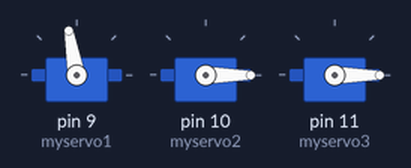
A sketch run on a simulated Arduino Uno, built with avr-gcc and run on an emulated ATmega328P. Parts: 3 × servo.

Above: at 0.1 s.
At 4.1 s:
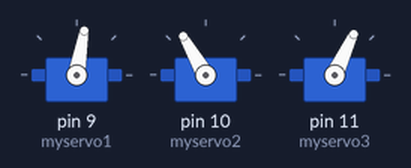
At 9.1 s:
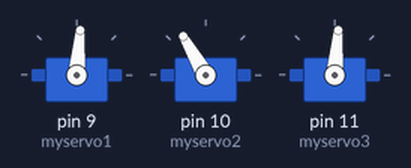
At 11.9 s:
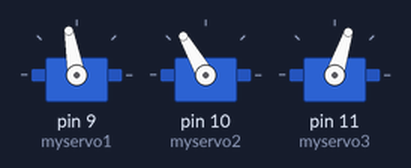
At 19.9 s:
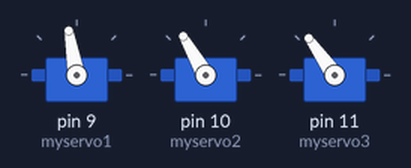
At 33.9 s:
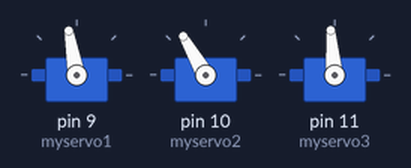
Timing chart, 0 to 40.0 s (numbered marks = the images above):
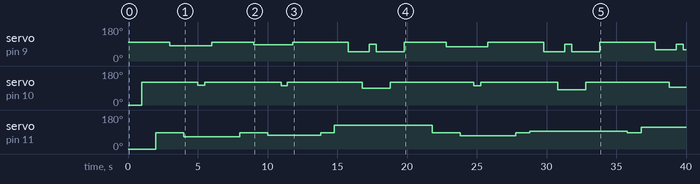

The sketch:

hurttypebot.ino
```cpp
#include <Servo.h>

Servo myservo1;
Servo myservo2;
Servo myservo3;// create servo object to control a servo
// twelve servo objects can be created on most boards

int pos = 0;    // variable to store the servo position

void setup() {
  myservo1.attach(9);
  myservo2.attach(10);
  myservo3.attach(11);// attaches the servo on pin 9 to the servo objecta
  myservo1.write(0);
  myservo2.write(0);
  myservo3.write(0);
  types();
  typee();
  typen();
  typed();
  space();
  typeh();
  typee();
  typel();
  typep();
  enter();
  typeq();
  typew();
  typeq();
  enter();
}


//


void loop() {

//    mysrvo.write(30);j
//    delay(1000);
//    myservo.write(120);
//    delay(1000);

}

void rest(){
    myservo1.write(100);
    delay(1000);
    myservo2.write(120);
    delay(1000);
    myservo3.write(85);
    delay(1000);
}

void typeq() {
    rest();
    myservo1.write(105);
    delay(1000);
    myservo3.write(57);
    delay(1000);
    myservo2.write(90);
    delay(200);
    myservo2.write(120);
    delay(200);

}

void typew() {
    rest();
    myservo1.write(90);
    delay(1000);
    myservo3.write(62);
    delay(1000);
    myservo2.write(100);
    delay(100);
    myservo2.write(120);
    delay(100);
}

void typee() {
    rest();
    myservo1.write(85);
    delay(1000);
    myservo3.write(72);
    delay(1000);
    myservo2.write(102);
    delay(400);
    myservo2.write(120);
    delay(400);
}

void typer() {
    rest();
    myservo1.write(85);
    delay(1000);
    myservo3.write(85);
    delay(1000);
    myservo2.write(100);
    delay(100);
    myservo2.write(120);
    delay(100);
}

void typet() {
    rest();
    myservo1.write(80);
    delay(1000);
    myservo3.write(95);
    delay(1000);
    myservo2.write(100);
    delay(100);
    myservo2.write(120);
    delay(100);
}

void typey() {
    rest();
    myservo1.write(80);
    delay(1000);
    myservo3.write(105);
    delay(1000);
    myservo2.write(100);
    delay(100);
    myservo2.write(120);
    delay(100);
}

void typeu() {
    rest();
    myservo1.write(80);
    delay(1000);
    myservo3.write(115);
    delay(1000);
    myservo2.write(100);
    delay(100);
    myservo2.write(120);
    delay(100);
}

void typei() {
    rest();
    myservo1.write(82);
    delay(1000);
    myservo3.write(127);
    delay(1000);
    myservo2.write(100);
    delay(100);
    myservo2.write(120);
    delay(100);
}

void typeo() {
    rest();
    myservo1.write(85);
    delay(1000);
    myservo3.write(135);
    delay(1000);
    myservo2.write(100);
    delay(100);
    myservo2.write(120);
    delay(100);
}


void typep() {
    rest();
    myservo1.write(86);
    delay(1000);
    myservo3.write(135);
    delay(1000);
    myservo2.write(105);
    delay(300);
    myservo2.write(120);
    delay(300);
}

void typea() {
    rest();
    myservo1.write(90);
    delay(1000);
    myservo3.write(55);
    delay(1000);
    myservo2.write(105);
    delay(100);
    myservo2.write(120);
    delay(100);
}

void types() {
    rest();
    myservo1.write(80);
    delay(1000);
    myservo3.write(65);
    delay(1000);
    myservo2.write(105);
    delay(500);
    myservo2.write(120);
    delay(500);
}

void typed() {
    rest();
    myservo1.write(75);
    delay(1000);
    myservo3.write(70);
    delay(1000);
    myservo2.write(102);
    delay(500);
    myservo2.write(120);
    delay(500);
}


void typef() {
//    rest();
//    myservo1.write(78);
//    delay(1000);
//    myservo3.write(85);
//    delay(1000);
//    myservo2.write(100);
//    delay(500);
//    myservo2.write(120);
//    delay(100);
    rest();
    myservo3.write(85);
    delay(1000);
    myservo1.write(60);
    delay(1000);
    myservo2.write(95);
    delay(500);
    myservo1.write(90);
    delay(500);
    myservo1.write(60);
    delay(1000);
    myservo2.write(120);
    delay(1000);
}


void typeg() {
//    rest();
//    myservo1.write(80);
//    delay(1000);
//    myservo3.write(100);
//    delay(1000);
//    myservo2.write(100);
//    delay(200);
//    myservo2.write(120);
//    delay(100);
    rest();
    myservo3.write(105);
    delay(1000);
    myservo1.write(60);
    delay(1000);
    myservo2.write(95);
    delay(500);
    myservo1.write(90);
    delay(500);
    myservo1.write(60);
    delay(1000);
    myservo2.write(120);
    delay(1000);
}

void typeh() {
//    rest();
//    myservo1.write(78);
//    delay(1000);
//    myservo3.write(113);
//    delay(1000);
//    myservo2.write(95);
//    delay(100);
//    myservo2.write(120);
//    delay(100);
    rest();
    myservo3.write(115);
    delay(1000);
    myservo1.write(60);
    delay(1000);
    myservo2.write(95);
    delay(500);
    myservo1.write(90);
    delay(500);
    myservo1.write(60);
    delay(1000);
    myservo2.write(120);
    delay(1000);
}

void typej() {
    rest();
    myservo1.write(78);
    delay(1000);
    myservo3.write(125);
    delay(1000);
    myservo2.write(95);
    delay(100);
    myservo2.write(140);
    delay(100);
    myservo1.write(78);
    delay(1000);
}

void typek() {
    rest();
    myservo1.write(80);
    delay(1000);
    myservo3.write(135);
    delay(1000);
    myservo2.write(98);
    delay(100);
    myservo2.write(140);
    delay(100);
    myservo1.write(78);
    delay(1000);
}


void typel() {
    rest();
    myservo1.write(73);
    delay(1000);
    myservo3.write(135);
    delay(1000);
    myservo2.write(95);
    delay(300);
    myservo2.write(140);
    delay(300);
    myservo1.write(78);
    delay(1000);
}
//

void typez() {
    rest();
    myservo1.write(85);
    delay(1000);
    myservo3.write(55);
    delay(1000);
    myservo2.write(98);
    delay(100);
    myservo2.write(140);
    delay(100);
    myservo1.write(78);
    delay(1000);
}

void typex() {
    rest();
    myservo3.write(70);
    delay(1000);
    myservo1.write(60);
    delay(1000);
    myservo2.write(95);
    delay(500);
    myservo1.write(90);
    delay(500);
    myservo1.write(60);
    delay(1000);
    myservo2.write(120);
    delay(1000);
}

void typec() {
    rest();
    myservo3.write(80);
    delay(1000);
    myservo1.write(50);
    delay(1000);
    myservo2.write(95);
    delay(500);
    myservo1.write(90);
    delay(500);
    myservo1.write(50);
    delay(1000);
    myservo2.write(120);
    delay(1000);
}

void typev() {
    rest();
    myservo3.write(95);
    delay(1000);
    myservo1.write(50);
    delay(1000);
    myservo2.write(90);
    delay(500);
    myservo1.write(90);
    delay(500);
    myservo1.write(50);
    delay(1000);
    myservo2.write(120);
    delay(1000);
}

void typeb() {
    rest();
    myservo3.write(115);
    delay(1000);
    myservo1.write(50);
    delay(1000);
    myservo2.write(80);
    delay(500);
    myservo1.write(90);
    delay(500);
    myservo1.write(50);
    delay(1000);
    myservo2.write(120);
    delay(1000);
}

void typen() {
    rest();
    myservo3.write(125);
    delay(1000);
    myservo1.write(50);
    delay(1000);
    myservo2.write(90);
    delay(500);
    myservo1.write(90);
    delay(500);
    myservo1.write(50);
    delay(1000);
    myservo2.write(120);
    delay(1000);
}

void typem() {
    rest();
    myservo3.write(145);
    delay(1000);
    myservo1.write(50);
    delay(1000);
    myservo2.write(80);
    delay(500);
    myservo1.write(90);
    delay(500);
    myservo1.write(50);
    delay(1000);
    myservo2.write(120);
    delay(1000);
}

void space() {
    rest();
    myservo3.write(95);
    delay(1000);
    myservo1.write(50);
    delay(1000);
    myservo2.write(80);
    delay(500);
    myservo1.write(90);
    delay(500);
    myservo1.write(50);
    delay(1000);
    myservo2.write(120);
    delay(1000);
}

void enter() {
    rest();
    myservo3.write(157);
    delay(1000);
    myservo1.write(105);
    delay(1000);
    myservo2.write(100);
    delay(200);
    myservo2.write(140);
    delay(200);
    myservo1.write(78);
    delay(1000);
}
//---------------------------


void type3() {
    rest();
    myservo1.write(15);
    delay(1000);
    myservo3.write(70);
    delay(1000);
    myservo2.write(90);
    delay(100);
    rest();
}

void type4() {
    rest();
    myservo1.write(3);
    delay(1000);
    myservo3.write(80);
    delay(1000);
    myservo2.write(90);
    delay(100);
    rest();
}

void type5() {
    rest();
    myservo1.write(3);
    delay(1000);
    myservo3.write(85);
    delay(1000);
    myservo2.write(90);
    delay(100);
    rest();
}
```

Measured:
- by itself, servo on pin 9 (myservo1): 100° → 80° at 3.0 s, → 100° 3.0 s later, → 85° 3.0 s later, → 100° 2.8 s later, … (17 changes in this stretch)
- by itself, servo on pin 11 (myservo3): 0° → 85° at 2.0 s, → 65° 2.0 s later, → 85° 4.0 s later, → 72° 2.0 s later, … (12 changes in this stretch)
- by itself, servo on pin 10 (myservo2): 0° → 120° at 1.0 s, → 105° 4.0 s later, → 120° 0.50 s later, → 102° 5.5 s later, … (12 changes in this stretch)
